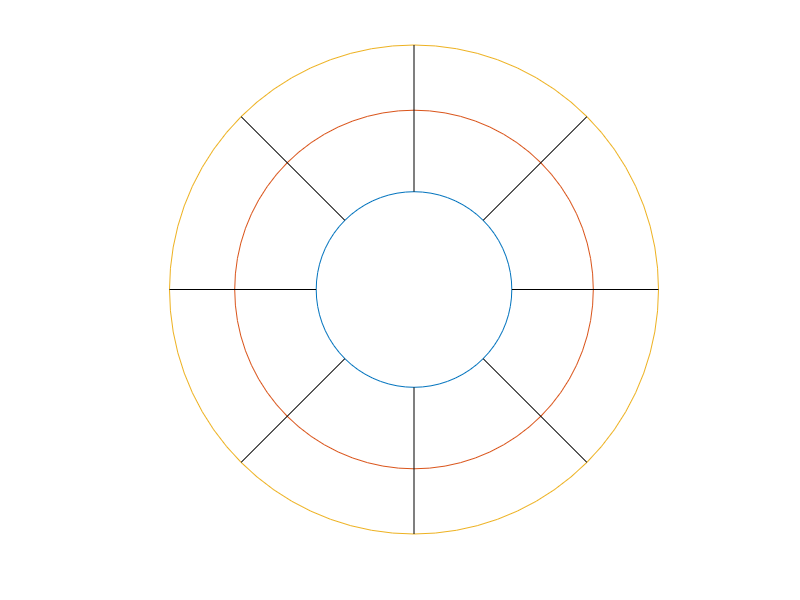

Here is the MATLAB script that generated this plot:
clc, clear all

R = [6 11 15];

figure
hold on
for i = 1:3
    drawCircle(0,0,R(i));
end
for theta = pi/4:pi/4:2*pi
    plot([R(1)*sin(theta) R(end)*sin(theta)],[R(1)*cos(theta) R(end)*cos(theta)],'k')
end

axis off equal
saveas(gcf,'figures/img/gloh.pdf')